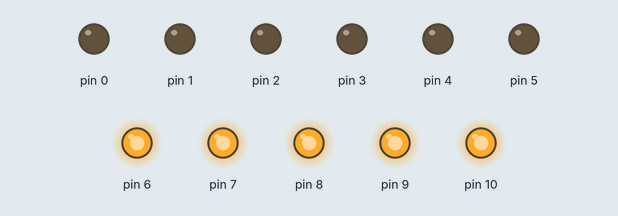
Bench run of a sketch on a simulated Arduino Uno, built with avr-gcc and run on an emulated ATmega328P. On the bench: output pins drawn as LEDs (lit = HIGH).

Above: at 0.1 s.
Timing chart, 0 to 1.6 s (numbered marks = the images above):
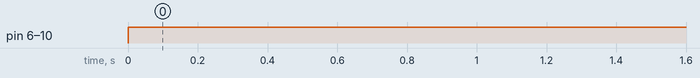

Measured:
- by itself, pin 6–10: LOW → HIGH at 0.00 s

The sketch:

keyboard.ino
```cpp
int read = 1;
char chars[6][5] = {
                {'a', 'b', 'c', 'd', 'e'},
                {'f', 'g', 'h', 'i', 'j'},
                {'k', 'l', 'm', 'n', 'o'},
                {'p', 'q', 'r', 's', 't'},
                {'u', 'v', 'w', 'x', 'y'},
                {'z', 'z', 'z', 'z', 'z'}
             };


void setup() {
  // put your setup code here, to run once:
  for(int i = 0; i <= 10; i++){
    pinMode(i, OUTPUT);
  }
}

void loop() {
  // put your main code here, to run repeatedly:
  for(int i = 0; i <= 5; i++){
    for(int j = 6; j <= 10; j++){
      digitalWrite(i, LOW);
      digitalWrite(j, HIGH);

      read = digitalRead(j);
      if(read == LOW){
        Serial.println(chars[i][j]);
        delay(1000);
      }

    }
  }


}
```
